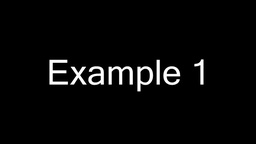
#> input picture data/output_004.jpg, 256 x 144 px, shrunk from 640 x 360 before the run; its folder holds only this picture in this run
$ python vibe.py
#> lines starting #> are read from the running program, lines starting #| are printed output that depends on the picture; after the words box and inside, x2 and y2 are one past the last pixel; in counts of white or black regions, pixels touching at a corner belong together
#> further down, image is the input picture: shape (144, 256); min 0, max 255, mean 8.3

import numpy as np
import os
import cv2

def initial_background(I_gray, N):

#> called with N = 20
    I_pad = np.pad(I_gray, 1, 'symmetric')
    height = I_pad.shape[0]
#> height = 146
    width = I_pad.shape[1]
#> width = 258
    samples = np.zeros((height,width,N))
    for i in range(1, height - 1):
        for j in range(1, width - 1):
            for n in range(N):
                x, y = 0, 0
                while(x == 0 and y == 0):
                    x = np.random.randint(-1, 1)
                    y = np.random.randint(-1, 1)
                ri = i + x
                rj = j + y
                samples[i, j, n] = I_pad[ri, rj]
    samples = samples[1:height-1, 1:width-1]
    return samples

def vibe_detection(I_gray, samples, _min, N, R):

#> called with samples = array of shape (144, 256, 20), _min = 2, N = 20, R = 20
    height = I_gray.shape[0]
#> height = 144
    width = I_gray.shape[1]
#> width = 256
    segMap = np.zeros((height, width)).astype(np.uint8)
    for i in range(height):
        for j in range(width):
            count, index, dist = 0, 0, 0
            while count < _min and index < N:
                dist = np.abs(I_gray[i,j] - samples[i,j,index])
                if dist < R:
                    count += 1
                index += 1
            if count >= _min:
                r = np.random.randint(0, N-1)
                if r == 0:
                    r = np.random.randint(0, N-1)
                    samples[i,j,r] = I_gray[i,j]
                r = np.random.randint(0, N-1)
                if r == 0:
                    x, y = 0, 0
                    while(x == 0 and y == 0):
                        x = np.random.randint(-1, 1)
                        y = np.random.randint(-1, 1)
                    r = np.random.randint(0, N-1)
                    ri = i + x
                    rj = j + y
                    try:
                        samples[ri, rj, r] = I_gray[i, j]
                    except:
                        pass
            else:
                segMap[i, j] = 255
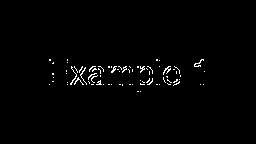
#> segMap: shape (144, 256); 1.2% white in thin lines or dots, all inside (x1, y1, x2, y2) = (49, 59, 205, 92)
#> after the loop, ri = 143; rj = 249; x = 0; y = -1
    return segMap, samples

rootDir = 'data'
image_file = os.path.join(rootDir, os.listdir(rootDir)[0])
image = cv2.imread(image_file, 0)

N = 20
R = 20
_min = 2
phai = 16

samples = initial_background(image, N)

for lists in os.listdir(rootDir):
    path = os.path.join(rootDir, lists)
    frame = cv2.imread(path)
    gray = cv2.cvtColor(frame, cv2.COLOR_BGR2GRAY)
    segMap, samples = vibe_detection(gray, samples, _min, N, R)
    cv2.imshow('segMap', segMap)
    if cv2.waitKey(1) and 0xff == ord('q'):
#> (key q is pressed here)
        break
cv2.destroyAllWindows()
